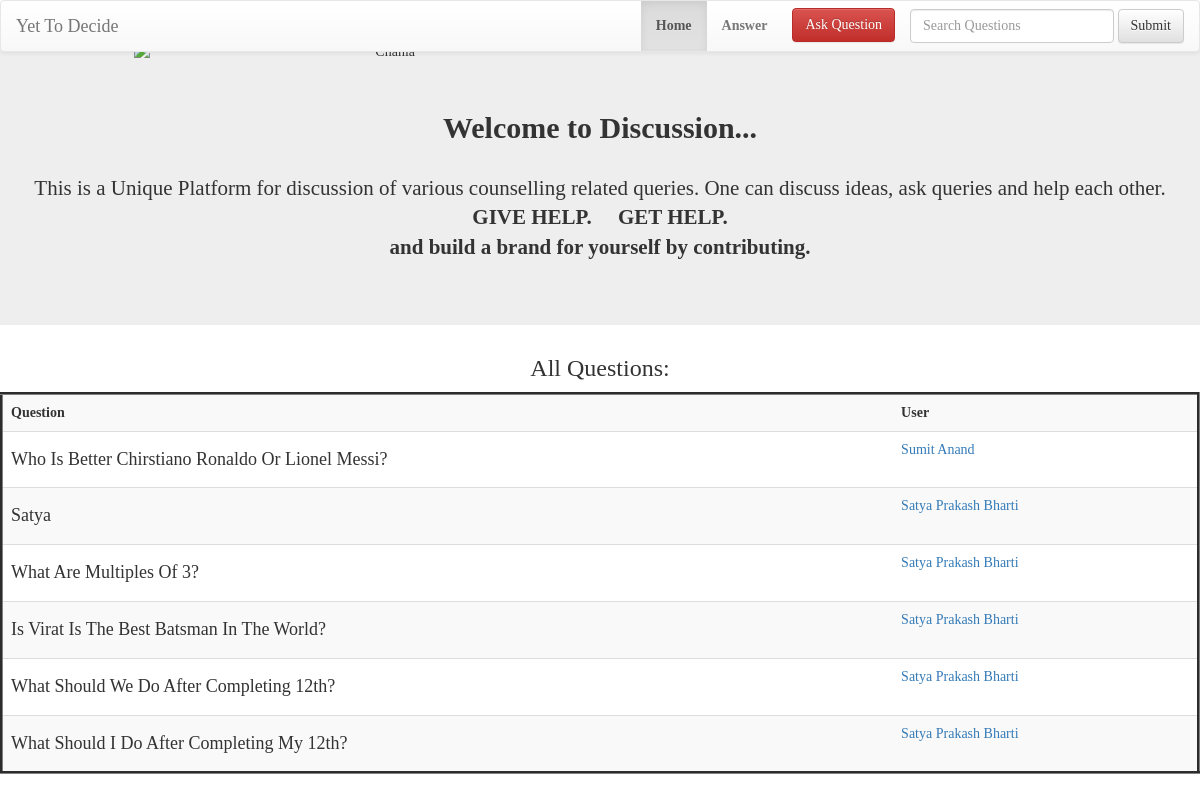
The page /discuss.php on the database its author committed.
### tables this page shows
CREATE TABLE `question` (
  `ques_id` int(11) NOT NULL,
  `question` longtext NOT NULL,
  `email` varchar(30) NOT NULL
);

CREATE TABLE `users` (
  `email` varchar(1000) NOT NULL,
  `pass` varchar(30) NOT NULL,
  `name` varchar(30) NOT NULL,
  `phone` varchar(10) NOT NULL,
  `profilep` varchar(200) DEFAULT NULL,
  `college` varchar(245) DEFAULT NULL,
  `about` longtext
);

### discuss.php (the view, shortened to what this page needs)
<!DOCTYPE html>
<html>
<head>
	<link rel="stylesheet" href="footer.css" type="text/css">
    <link rel="stylesheet" href="https://maxcdn.bootstrapcdn.com/bootstrap/3.3.7/css/bootstrap.min.css">
    <link rel="stylesheet" href="https://maxcdn.bootstrapcdn.com/bootstrap/3.3.7/css/bootstrap-theme.min.css">
</head>
    <header>
		<nav class="navbar navbar-default">
		  <div class="container-fluid">
			<div class="navbar-header">
			  <a class="navbar-brand" href="index.php">Yet To Decide</a>
			</div>
			<div class="collapse navbar-collapse" id="bs-example-navbar-collapse-1">
			  <ul class="nav navbar-nav navbar-right">
				<li class="active"><a href="index.php"><b>Home</b> <span class="sr-only">(current)</span></a></li>
				<li><a href="unanswered.php"><b>Answer</b></a></li>
<form class="navbar-form navbar-right" action="discusssearch.php" method="post">
				<div class="form-group">
				  <input type="text" class="form-control" name="question" placeholder="Search Questions">
				</div>
				<button type="submit" name="search" value="Search" class="btn btn-default">Submit</button>
			  </form>
  <button type="button" style="margin-top:7px;margin-left:10px;" class="btn btn-danger" data-toggle="modal" data-target="#myModal">Ask Question</button>
			  </ul>
			</div>
		  </div>
		</nav>
	</header>
<body style="font-family:Times New Roman;">
<center><img class="img-responsive" src="https://thecrowdedhouse.net.au/wp-content/uploads/2018/01/help-and-support.png"  style="margin-top:-30px;" alt="Chania">
<div class="jumbotron" style="margin-top:-19px;">
              <center>  <h2><b>Welcome to Discussion...</b></h2><br>
                <p class="lead">This is a Unique Platform for discussion of various counselling related queries. One can discuss ideas, ask queries and help each other.<br><strong>GIVE HELP.&emsp;  GET HELP.<br> and build a brand for yourself by contributing.</strong></p>
			   </center>
            </div>
<h3>All Questions:</h3>
<?php
$link=mysqli_connect('localhost','root','','counselling') or die ('Unable to connect to the server');
$sql="select question.*,users.name,users.email
from question,users
where question.email =users.email;";
$result=mysqli_query($link,$sql);
    if(mysqli_num_rows($result)>0)
    {
        echo "<table class='table table-striped' style='border-style:outset;'>
	<tr><th>Question</th>
	<th>User</th>
	</tr>";
    while ($row=mysqli_fetch_array($result))
    {
        $key1=$row['ques_id'];
        $em=$row['email'];
	echo "<tr>";
	echo "<td><strong><h4><a style='color:inherit;font-family:Times New Roman;' href = 'answerpage.php?var=$key1'>" .ucwords( $row['question'] ). "</a></h4></strong></td>";
	echo "<td><a href = 'who.php?var=$em'>" . ucwords($row['name']) . "</a></td>";
	echo "</tr>";
}
echo "</table></center>";
    }
?>
</body>
</html>

### rows shown on the page
question: question "Who Is Better Chirstiano Ronaldo Or Lionel Messi?", email.name "Sumit Anand"
question: question "Satya", email.name "Satya Prakash Bharti"
question: question "What Are Multiples Of 3?", email.name "Satya Prakash Bharti"
question: question "Is Virat Is The Best Batsman In The World?", email.name "Satya Prakash Bharti"
question: question "What Should We Do After Completing 12th?", email.name "Satya Prakash Bharti"
question: question "What Should I Do After Completing My 12th?", email.name "Satya Prakash Bharti"
